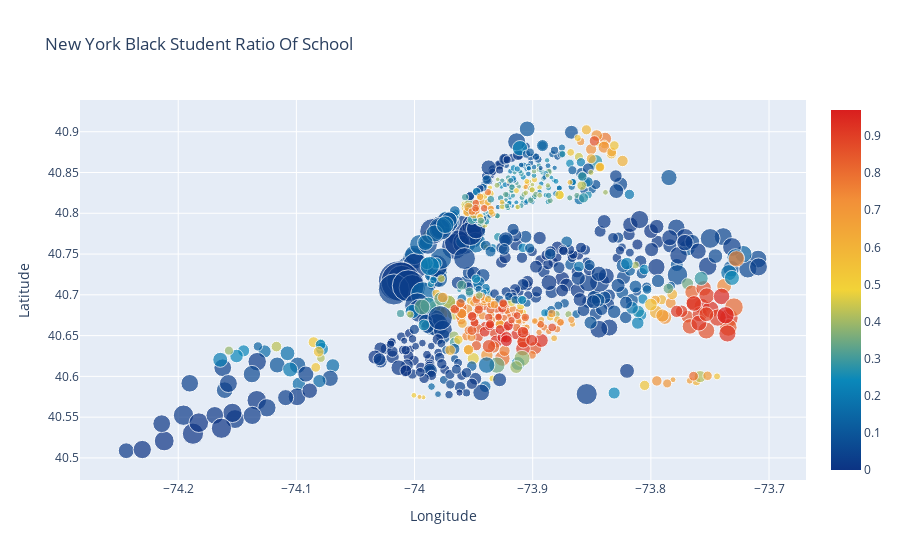

The cell this chart's notebook holds for it:
### Code cell
data = [
    {
        'x': df["Longitude"],
        'y': df["Latitude"],
        'text': df["School Name"],
        'mode': 'markers',
        'marker': {
            'color': df["Percent Black"],
            'size': df["School Income Estimate"]/4500,
            'showscale': True,
            'colorscale':'Portland'
        }
    }
]

layout= go.Layout(
    title= 'New York Black Student Ratio Of School',
    xaxis= dict(
        title= 'Longitude'
    ),
    yaxis=dict(
        title='Latitude'
    )
)
fig = go.Figure(data=data, layout=layout)
iplot(fig, filename='scatter_hover_labels')

### Figure 1 — Plotly figure (JSON) as saved in the notebook; plotly's stock layout.template omitted (floating-point values rounded to 4 significant figures; data arrays with more than 128 entries replaced by an {"elided": "..."} marker saying what was removed)
{"data": [{"marker": {"color": {"elided": "1272 float values"}, "colorscale": [[0, "rgb(12,51,131)"], [0.25, "rgb(10,136,186)"], [0.5, "rgb(242,211,56)"], [0.75, "rgb(242,143,56)"], [1, "rgb(217,30,30)"]], "showscale": true, "size": {"elided": "1272 float values"}}, "mode": "markers", "text": {"elided": "1272 str values"}, "type": "scatter", "x": {"elided": "1272 float values"}, "y": {"elided": "1272 float values"}}], "layout": {"title": {"text": "New York Black Student Ratio Of School"}, "xaxis": {"title": {"text": "Longitude"}}, "yaxis": {"title": {"text": "Latitude"}}}}
